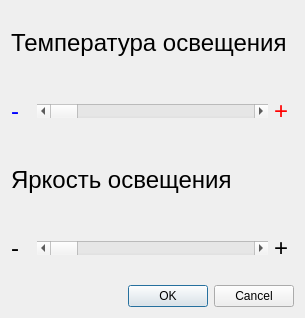
<?xml version="1.0" encoding="UTF-8"?>
<ui version="4.0">
 <class>Dialog</class>
 <widget class="QDialog" name="Dialog">
  <property name="geometry">
   <rect>
    <x>0</x>
    <y>0</y>
    <width>291</width>
    <height>318</height>
   </rect>
  </property>
  <property name="windowTitle">
   <string>Dialog</string>
  </property>
  <layout class="QGridLayout" name="gridLayout">
   <item row="0" column="0">
    <layout class="QVBoxLayout" name="verticalLayout">
     <item>
      <widget class="QLabel" name="label">
       <property name="font">
        <font>
         <pointsize>18</pointsize>
        </font>
       </property>
       <property name="text">
        <string>Температура освещения </string>
       </property>
      </widget>
     </item>
     <item>
      <layout class="QHBoxLayout" name="horizontalLayout">
       <item>
        <widget class="QLabel" name="label_3">
         <property name="maximumSize">
          <size>
           <width>20</width>
           <height>16777215</height>
          </size>
         </property>
         <property name="font">
          <font>
           <pointsize>18</pointsize>
          </font>
         </property>
         <property name="styleSheet">
          <string notr="true">color: rgb(0, 0, 255);</string>
         </property>
         <property name="text">
          <string>-</string>
         </property>
        </widget>
       </item>
       <item>
        <widget class="QScrollBar" name="horizontalScrollBar_2">
         <property name="orientation">
          <enum>Qt::Horizontal</enum>
         </property>
        </widget>
       </item>
       <item>
        <widget class="QLabel" name="label_4">
         <property name="maximumSize">
          <size>
           <width>20</width>
           <height>16777215</height>
          </size>
         </property>
         <property name="font">
          <font>
           <pointsize>18</pointsize>
          </font>
         </property>
         <property name="styleSheet">
          <string notr="true">color: rgb(255, 0, 0);</string>
         </property>
         <property name="text">
          <string>+</string>
         </property>
        </widget>
       </item>
      </layout>
     </item>
     <item>
      <widget class="QLabel" name="label_2">
       <property name="font">
        <font>
         <pointsize>18</pointsize>
        </font>
       </property>
       <property name="text">
        <string>Яркость освещения</string>
       </property>
      </widget>
     </item>
     <item>
      <layout class="QHBoxLayout" name="horizontalLayout_2">
       <item>
        <widget class="QLabel" name="label_5">
         <property name="maximumSize">
          <size>
           <width>20</width>
           <height>16777215</height>
          </size>
         </property>
         <property name="font">
          <font>
           <pointsize>18</pointsize>
          </font>
         </property>
         <property name="text">
          <string>-</string>
         </property>
        </widget>
       </item>
       <item>
        <widget class="QScrollBar" name="horizontalScrollBar">
         <property name="orientation">
          <enum>Qt::Horizontal</enum>
         </property>
        </widget>
       </item>
       <item>
        <widget class="QLabel" name="label_6">
         <property name="maximumSize">
          <size>
           <width>20</width>
           <height>16777215</height>
          </size>
         </property>
         <property name="font">
          <font>
           <pointsize>18</pointsize>
          </font>
         </property>
         <property name="text">
          <string>+</string>
         </property>
        </widget>
       </item>
      </layout>
     </item>
     <item>
      <widget class="QDialogButtonBox" name="buttonBox">
       <property name="orientation">
        <enum>Qt::Horizontal</enum>
       </property>
       <property name="standardButtons">
        <set>QDialogButtonBox::Cancel|QDialogButtonBox::Ok</set>
       </property>
      </widget>
     </item>
    </layout>
   </item>
  </layout>
 </widget>
 <resources/>
 <connections>
  <connection>
   <sender>buttonBox</sender>
   <signal>accepted()</signal>
   <receiver>Dialog</receiver>
   <slot>accept()</slot>
   <hints>
    <hint type="sourcelabel">
     <x>248</x>
     <y>254</y>
    </hint>
    <hint type="destinationlabel">
     <x>157</x>
     <y>274</y>
    </hint>
   </hints>
  </connection>
  <connection>
   <sender>buttonBox</sender>
   <signal>rejected()</signal>
   <receiver>Dialog</receiver>
   <slot>reject()</slot>
   <hints>
    <hint type="sourcelabel">
     <x>316</x>
     <y>260</y>
    </hint>
    <hint type="destinationlabel">
     <x>286</x>
     <y>274</y>
    </hint>
   </hints>
  </connection>
 </connections>
</ui>
